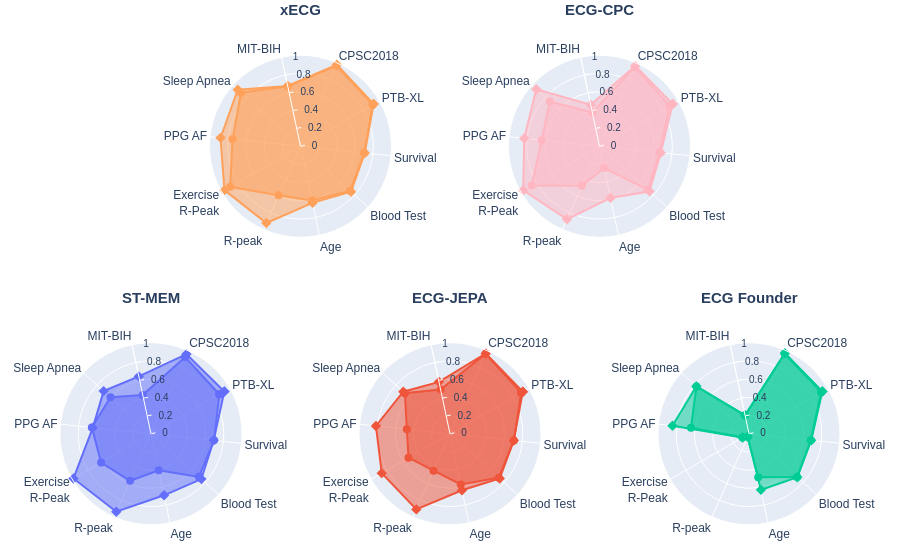

The notebook cell saved with this chart:
### Code cell
plot_radar_plots(df_main_ft, df_main_lp, categories, title='radar_chart_main')

### Figure 1 — Plotly figure (JSON) as saved in the notebook; plotly's stock layout.template omitted (floating-point values rounded to 4 significant figures)
{"data": [{"fill": "toself", "hoverinfo": "skip", "line": {"color": "#FFA15A", "width": 2}, "marker": {"color": "#FFA15A", "size": 8, "symbol": "diamond"}, "name": "<b>xECG</b>", "r": [0.9276, 0.9813, 0.6773, 0.9278, 0.8835, 0.9651, 0.9235, 0.6364, 0.7475, 0.7101, 0.9276], "subplot": "polar", "theta": ["PTB-XL", "CPSC2018", "MIT-BIH", "Sleep Apnea", "PPG AF", "Exercise<br>R-Peak", "R-peak", "Age", "Blood Test", "Survival", "PTB-XL"], "type": "scatterpolar"}, {"fill": "toself", "hoverinfo": "skip", "line": {"color": "#FFA15A", "width": 2}, "marker": {"color": "#FFA15A", "size": 8, "symbol": "circle"}, "name": "<b>xECG</b>", "r": [0.9154, 0.9678, 0.674, 0.8791, 0.7508, 0.8921, 0.5907, 0.6085, 0.7325, 0.7038, 0.9154], "subplot": "polar", "theta": ["PTB-XL", "CPSC2018", "MIT-BIH", "Sleep Apnea", "PPG AF", "Exercise<br>R-Peak", "R-peak", "Age", "Blood Test", "Survival", "PTB-XL"], "type": "scatterpolar"}, {"fill": "toself", "hoverinfo": "skip", "line": {"color": "#FFB6C1", "width": 2}, "marker": {"color": "#FFB6C1", "size": 8, "symbol": "diamond"}, "name": "<b>ECG-CPC</b>", "r": [0.9288, 0.9665, 0.4662, 0.935, 0.8321, 0.9675, 0.8787, 0.581, 0.7394, 0.6774, 0.9288], "subplot": "polar2", "theta": ["PTB-XL", "CPSC2018", "MIT-BIH", "Sleep Apnea", "PPG AF", "Exercise<br>R-Peak", "R-peak", "Age", "Blood Test", "Survival", "PTB-XL"], "type": "scatterpolar"}, {"fill": "toself", "hoverinfo": "skip", "line": {"color": "#FFB6C1", "width": 2}, "marker": {"color": "#FFB6C1", "size": 8, "symbol": "circle"}, "name": "<b>ECG-CPC</b>", "r": [0.8896, 0.9512, 0.3805, 0.7344, 0.6388, 0.8607, 0.4754, 0.2448, 0.7126, 0.6647, 0.8896], "subplot": "polar2", "theta": ["PTB-XL", "CPSC2018", "MIT-BIH", "Sleep Apnea", "PPG AF", "Exercise<br>R-Peak", "R-peak", "Age", "Blood Test", "Survival", "PTB-XL"], "type": "scatterpolar"}, {"fill": "toself", "hoverinfo": "skip", "line": {"color": "#636EFA", "width": 2}, "marker": {"color": "#636EFA", "size": 8, "symbol": "diamond"}, "name": "<b>ST-MEM</b>", "r": [0.9299, 0.9582, 0.6442, 0.7003, 0.6427, 0.9838, 0.9382, 0.6914, 0.7444, 0.6932, 0.9299], "subplot": "polar3", "theta": ["PTB-XL", "CPSC2018", "MIT-BIH", "Sleep Apnea", "PPG AF", "Exercise<br>R-Peak", "R-peak", "Age", "Blood Test", "Survival", "PTB-XL"], "type": "scatterpolar"}, {"fill": "toself", "hoverinfo": "skip", "line": {"color": "#636EFA", "width": 2}, "marker": {"color": "#636EFA", "size": 8, "symbol": "circle"}, "name": "<b>ST-MEM</b>", "r": [0.867, 0.9221, 0.4362, 0.5987, 0.6532, 0.6321, 0.5656, 0.4105, 0.7082, 0.6961, 0.867], "subplot": "polar3", "theta": ["PTB-XL", "CPSC2018", "MIT-BIH", "Sleep Apnea", "PPG AF", "Exercise<br>R-Peak", "R-peak", "Age", "Blood Test", "Survival", "PTB-XL"], "type": "scatterpolar"}, {"fill": "toself", "hoverinfo": "skip", "line": {"color": "#EF553B", "width": 2}, "marker": {"color": "#EF553B", "size": 8, "symbol": "diamond"}, "name": "<b>ECG-JEPA</b>", "r": [0.9233, 0.9652, 0.5831, 0.6904, 0.8184, 0.866, 0.9103, 0.6347, 0.7351, 0.7049, 0.9233], "subplot": "polar4", "theta": ["PTB-XL", "CPSC2018", "MIT-BIH", "Sleep Apnea", "PPG AF", "Exercise<br>R-Peak", "R-peak", "Age", "Blood Test", "Survival", "PTB-XL"], "type": "scatterpolar"}, {"fill": "toself", "hoverinfo": "skip", "line": {"color": "#EF553B", "width": 2}, "marker": {"color": "#EF553B", "size": 8, "symbol": "circle"}, "name": "<b>ECG-JEPA</b>", "r": [0.9022, 0.961, 0.4962, 0.6669, 0.4769, 0.5262, 0.4443, 0.5693, 0.7218, 0.7055, 0.9022], "subplot": "polar4", "theta": ["PTB-XL", "CPSC2018", "MIT-BIH", "Sleep Apnea", "PPG AF", "Exercise<br>R-Peak", "R-peak", "Age", "Blood Test", "Survival", "PTB-XL"], "type": "scatterpolar"}, {"fill": "toself", "hoverinfo": "skip", "line": {"color": "#00CC96", "width": 2}, "marker": {"color": "#00CC96", "size": 8, "symbol": "diamond"}, "name": "<b>ECG Founder</b>", "r": [0.9304, 0.9694, 0.2072, 0.7784, 0.8456, 0.08182, 0.03665, 0.6305, 0.7145, 0.6877, 0.9304], "subplot": "polar5", "theta": ["PTB-XL", "CPSC2018", "MIT-BIH", "Sleep Apnea", "PPG AF", "Exercise<br>R-Peak", "R-peak", "Age", "Blood Test", "Survival", "PTB-XL"], "type": "scatterpolar"}, {"fill": "toself", "hoverinfo": "skip", "line": {"color": "#00CC96", "width": 2}, "marker": {"color": "#00CC96", "size": 8, "symbol": "circle"}, "name": "<b>ECG Founder</b>", "r": [0.9173, 0.9617, 0.2065, 0.7769, 0.6407, 0.08321, 0.03658, 0.4874, 0.7113, 0.683, 0.9173], "subplot": "polar5", "theta": ["PTB-XL", "CPSC2018", "MIT-BIH", "Sleep Apnea", "PPG AF", "Exercise<br>R-Peak", "R-peak", "Age", "Blood Test", "Survival", "PTB-XL"], "type": "scatterpolar"}], "layout": {"annotations": [{"font": {"family": "Arial", "size": 15}, "showarrow": false, "text": "<b>xECG</b>", "x": 0.3083, "xanchor": "center", "xref": "paper", "y": 1, "yanchor": "bottom", "yref": "paper", "yshift": 20}, {"font": {"family": "Arial", "size": 15}, "showarrow": false, "text": "<b>ECG-CPC</b>", "x": 0.6917, "xanchor": "center", "xref": "paper", "y": 1, "yanchor": "bottom", "yref": "paper", "yshift": 20}, {"font": {"family": "Arial", "size": 15}, "showarrow": false, "text": "<b>ST-MEM</b>", "x": 0.1167, "xanchor": "center", "xref": "paper", "y": 0.425, "yanchor": "bottom", "yref": "paper", "yshift": 20}, {"font": {"family": "Arial", "size": 15}, "showarrow": false, "text": "<b>ECG-JEPA</b>", "x": 0.5, "xanchor": "center", "xref": "paper", "y": 0.425, "yanchor": "bottom", "yref": "paper", "yshift": 20}, {"font": {"family": "Arial", "size": 15}, "showarrow": false, "text": "<b>ECG Founder</b>", "x": 0.8833, "xanchor": "center", "xref": "paper", "y": 0.425, "yanchor": "bottom", "yref": "paper", "yshift": 20}], "font": {"family": "Arial", "size": 12}, "margin": {"b": 20, "l": 60, "r": 60, "t": 40}, "polar": {"angularaxis": {"rotation": 30}, "domain": {"x": [0.1917, 0.425], "y": [0.575, 1]}, "radialaxis": {"angle": 102, "linecolor": "white", "range": [0, 1], "showgrid": true, "showline": true, "showticklabels": true, "tickangle": 102, "tickcolor": "white", "tickfont": {"size": 10}, "ticklen": 4, "ticks": "outside", "ticktext": ["0", "0.2", "0.4", "0.6", "0.8", "1"], "tickvals": [0, 0.2, 0.4, 0.6, 0.8, 1], "visible": true}}, "polar2": {"angularaxis": {"rotation": 30}, "domain": {"x": [0.575, 0.8083], "y": [0.575, 1]}, "radialaxis": {"angle": 102, "linecolor": "white", "range": [0, 1], "showgrid": true, "showline": true, "showticklabels": true, "tickangle": 102, "tickcolor": "white", "tickfont": {"size": 10}, "ticklen": 4, "ticks": "outside", "ticktext": ["0", "0.2", "0.4", "0.6", "0.8", "1"], "tickvals": [0, 0.2, 0.4, 0.6, 0.8, 1], "visible": true}}, "polar3": {"angularaxis": {"rotation": 30}, "domain": {"x": [0, 0.2333], "y": [0, 0.425]}, "radialaxis": {"angle": 102, "linecolor": "white", "range": [0, 1], "showgrid": true, "showline": true, "showticklabels": true, "tickangle": 102, "tickcolor": "white", "tickfont": {"size": 10}, "ticklen": 4, "ticks": "outside", "ticktext": ["0", "0.2", "0.4", "0.6", "0.8", "1"], "tickvals": [0, 0.2, 0.4, 0.6, 0.8, 1], "visible": true}}, "polar4": {"angularaxis": {"rotation": 30}, "domain": {"x": [0.3833, 0.6167], "y": [0, 0.425]}, "radialaxis": {"angle": 102, "linecolor": "white", "range": [0, 1], "showgrid": true, "showline": true, "showticklabels": true, "tickangle": 102, "tickcolor": "white", "tickfont": {"size": 10}, "ticklen": 4, "ticks": "outside", "ticktext": ["0", "0.2", "0.4", "0.6", "0.8", "1"], "tickvals": [0, 0.2, 0.4, 0.6, 0.8, 1], "visible": true}}, "polar5": {"angularaxis": {"rotation": 30}, "domain": {"x": [0.7667, 1.0], "y": [0, 0.425]}, "radialaxis": {"angle": 102, "linecolor": "white", "range": [0, 1], "showgrid": true, "showline": true, "showticklabels": true, "tickangle": 102, "tickcolor": "white", "tickfont": {"size": 10}, "ticklen": 4, "ticks": "outside", "ticktext": ["0", "0.2", "0.4", "0.6", "0.8", "1"], "tickvals": [0, 0.2, 0.4, 0.6, 0.8, 1], "visible": true}}, "showlegend": false}}
